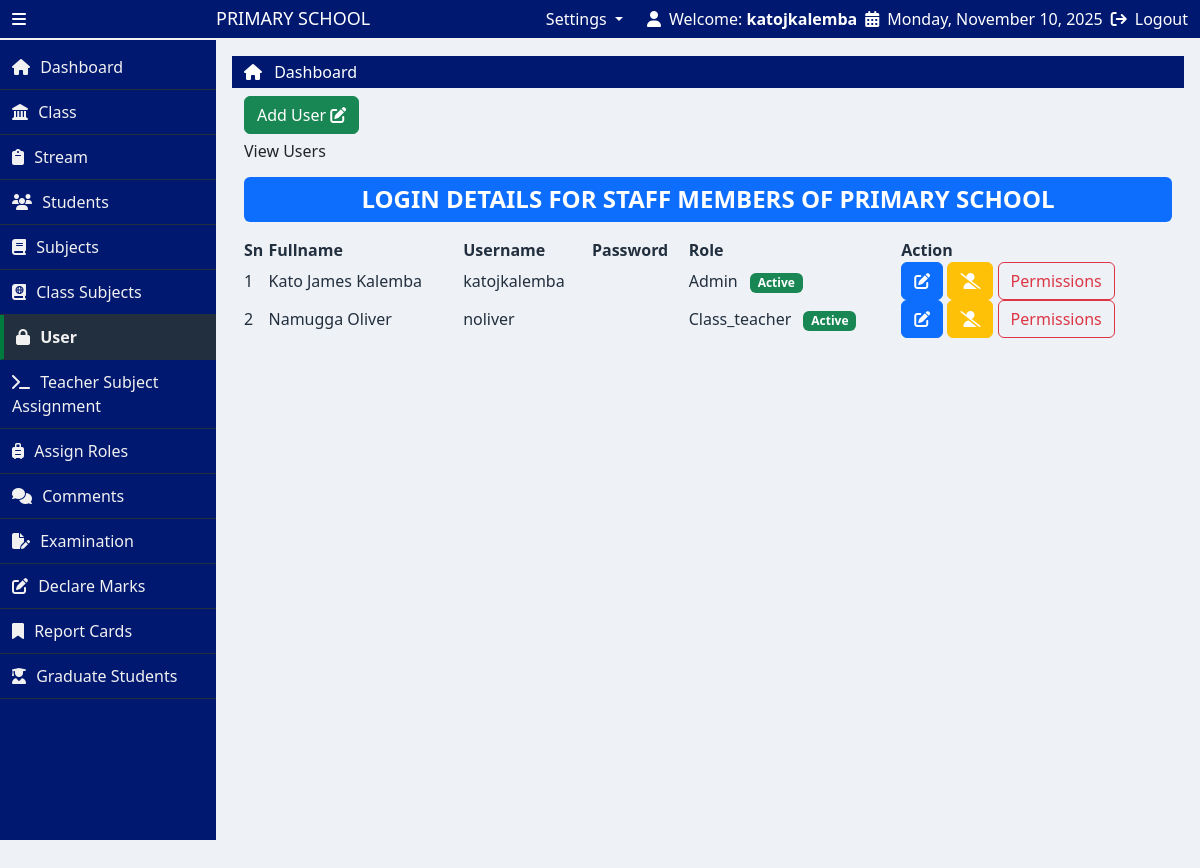
Page /users.php (signed in) on the earlier database version.
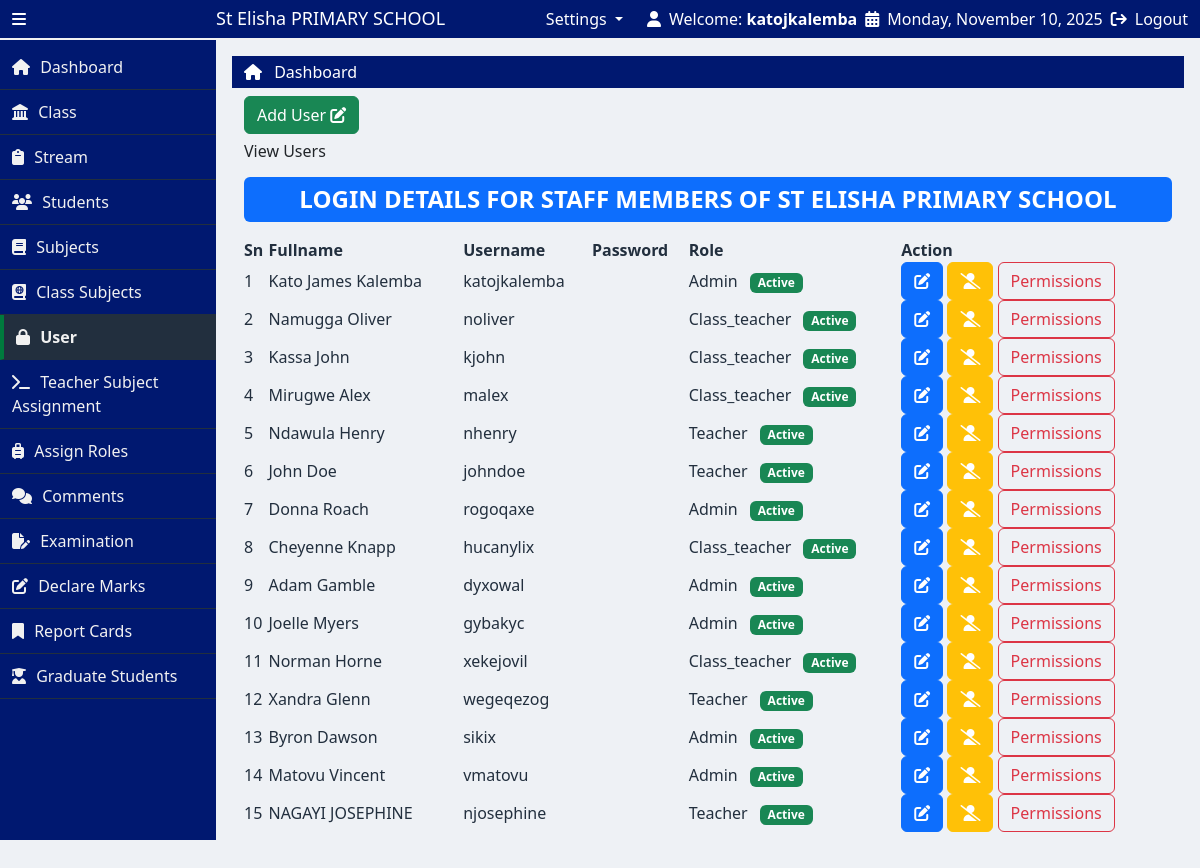
Same page on the later database version.
### tables this page shows
CREATE TABLE `users` (
  `user_id` int(11) NOT NULL,
  `fullname` varchar(255) DEFAULT NULL,
  `username` varchar(255) DEFAULT NULL,
  `password` varchar(255) DEFAULT NULL,
  `role` varchar(150) DEFAULT NULL,
  `is_deleted` tinyint(1) DEFAULT 0
);

CREATE TABLE `school_profile` (
  `profile_id` int(11) NOT NULL,
  `school_name` varchar(255) DEFAULT NULL,
  `address` varchar(255) DEFAULT NULL,
  `phone_1` varchar(255) DEFAULT NULL,
  `phone_2` int(11) DEFAULT NULL,
  `email` varchar(255) DEFAULT NULL,
  `motto` varchar(255) DEFAULT NULL,
  `profile_image` varchar(255) DEFAULT NULL
);

### users.php (the view, shortened to what the changed rows need)
<?php ob_start();
    include("partials/header.php");
    include("partials/adminOnly.php") ?>
<div class="container-fluid">
    <div class="row g-0 my-2">
        <div>
        <h4 class="text-uppercase fw-bold text-center mb-3 bg-primary text-white py-2 rounded">LOGIN DETAILS FOR STAFF MEMBERS OF <?php echo htmlspecialchars($school_name); ?> PRIMARY SCHOOL</h4>
        </div>
        <table id="example" class="display">
            <thead>
                <tr>
                    <th>Sn</th>
                    <th class="text-capitalize">fullname</th>
                    <th class="text-capitalize">username</th>
                    <th class="text-capitalize">password</th>
                    <th class="text-capitalize">role</th>
                    <th>Action</th>
                </tr>
            </thead>
            <tbody>
                 <?php
                    $flag_col = null;
                    $flag_semantics = 'suspended_when_1';
                    $res = mysqli_query($conn, "SHOW COLUMNS FROM users LIKE 'is_suspended'");
                    if ($res && mysqli_num_rows($res) > 0) {
                        $flag_col = 'is_suspended';
                        $flag_semantics = 'suspended_when_1';
                    } else {
                        $res = mysqli_query($conn, "SHOW COLUMNS FROM users LIKE 'is_active'");
                        if ($res && mysqli_num_rows($res) > 0) {
                            $flag_col = 'is_active';
                            $flag_semantics = 'active_when_1';
                        } else {
                            $flag_col = 'is_deleted';
                            $flag_semantics = 'suspended_when_1';
                        }
                    }
                    $users_sql = "SELECT * FROM users";
                    $executeUsers = mysqli_query($conn, $users_sql);
                    if($executeUsers && mysqli_num_rows($executeUsers)){
                        $sn =1;
                        while($fetch_users = mysqli_fetch_assoc($executeUsers)){
                            $user_id = $fetch_users['user_id'];
                            $fullname = $fetch_users['fullname'];
                            $username = $fetch_users['username'];
                            $password = $fetch_users['password'];
                            $role = $fetch_users['role'];
                            $flag_val = isset($fetch_users[$flag_col]) ? (int)$fetch_users[$flag_col] : 0;
                            if ($flag_semantics === 'active_when_1') {
                                $is_suspended = ($flag_val === 0);
                            } else {
                                $is_suspended = ($flag_val === 1);
                            }
                            ?>
                            <tr>
                                <td><?php echo $sn++ ?></td>
                                <td class="text-capitalize text-bold"><?php echo $fullname ?></td>
                                <td><?php echo $username ?></td>
                                <td><?php echo password_verify($fetch_users['password'], $password) ?></td>
                                <td class="text-capitalize"><?php echo $role ?>
                                    <?php if ($is_suspended): ?>
                                        <span class="badge bg-danger ms-2">Suspended</span>
                                    <?php else: ?>
                                        <span class="badge bg-success ms-2">Active</span>
                                    <?php endif; ?>
                                </td>
                                <td>
                                    <a href="<?php echo SITEURL ?>update_user.php?user_id=<?php echo $user_id ?>" class="btn btn-primary"><i class="fa-solid fa-pen-to-square"></i></a>
                                    <?php if ($is_suspended): ?>
                                        <a onclick="return confirm('Do you want to unsuspend this user?')" href="<?php echo SITEURL ?>delete_user.php?user_id=<?php echo $user_id ?>" class="btn btn-success"><i class="fa-solid fa-unlock"></i></a>
                                    <?php else: ?>
                                        <a onclick="return confirm('Do you want to suspend this user?')" href="<?php echo SITEURL ?>delete_user.php?user_id=<?php echo $user_id ?>" class="btn btn-warning text-white"><i class="fa-solid fa-user-slash"></i></a>
                                    <?php endif; ?>
                                    <a href="" class="btn btn-outline-danger text-small text-capitalize">permissions</a>
                                </td>
                            </tr>
                            <?php
                        }
                    }
                 ?>
            </tbody>
        </table>
    </div>
</div>
<?php include("partials/footer.php") ?>

### partials/header.php (shortened to what the changed rows need)
<?php
  include("NotLoggedin.php");
?>
<!doctype html>
<html lang="en">
  <head>
    <link href="https://cdn.jsdelivr.net/npm/bootstrap@5.2.3/dist/css/bootstrap.min.css" rel="stylesheet">
    <link rel="stylesheet" href="https://cdn.datatables.net/2.3.3/css/dataTables.dataTables.css">
    <link rel="stylesheet" href="https://cdnjs.cloudflare.com/ajax/libs/toastr.js/latest/toastr.min.css">
    <link rel="stylesheet" href="css/style.css">
  </head>
  <body>
    <main>
      <div class="container-fluid">
        <div class="row align-items-center py-2">
          <div class="col-lg-3 d-flex align-items-center gap-3 top-left">
            <i class="fa-solid fa-bars icon-bar" id="icon"></i>
            <h3 class="text-capitalize name mb-0" id="name">
              <?php
                $school_profile = "SELECT * FROM school_profile";
                $execute = mysqli_query($conn, $school_profile);
                $row = mysqli_fetch_assoc($execute);
                $school_name = $row['school_name'];
              ?>
              <?php echo $school_name ?> PRIMARY SCHOOL
            </h3>
          </div>
      </div>
    </main>
    <div class="container-fluid p-0">
      <div class="row g-0">
        <div class="right-bar" id="right-bar">

Differences in the rows shown:
added school_profile: school_name "St Elisha", school_name "ST ELISHA"
added users: fullname "Kassa John", username "kjohn", role "Class_teacher", is_deleted "Active"
added users: fullname "Mirugwe Alex", username "malex", role "Class_teacher", is_deleted "Active"
added users: fullname "Ndawula Henry", username "nhenry", role "Teacher", is_deleted "Active"
added users: fullname "John Doe", username "johndoe", role "Teacher", is_deleted "Active"
added users: fullname "Donna Roach", username "rogoqaxe", role "Admin", is_deleted "Active"
added users: fullname "Cheyenne Knapp", username "hucanylix", role "Class_teacher", is_deleted "Active"
added users: fullname "Adam Gamble", username "dyxowal", role "Admin", is_deleted "Active"
added users: fullname "Joelle Myers", username "gybakyc", role "Admin", is_deleted "Active"
added users: fullname "Norman Horne", username "xekejovil", role "Class_teacher", is_deleted "Active"
added users: fullname "Xandra Glenn", username "wegeqezog", role "Teacher", is_deleted "Active"
added users: fullname "Byron Dawson", username "sikix", role "Admin", is_deleted "Active"
added users: fullname "Matovu Vincent", username "vmatovu", role "Admin", is_deleted "Active"
added users: fullname "NAGAYI JOSEPHINE", username "njosephine", role "Teacher", is_deleted "Active"
